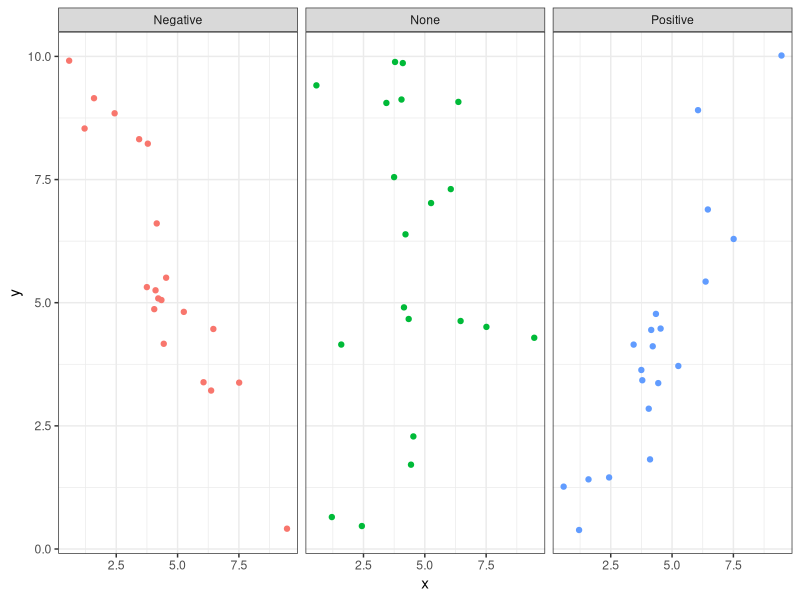
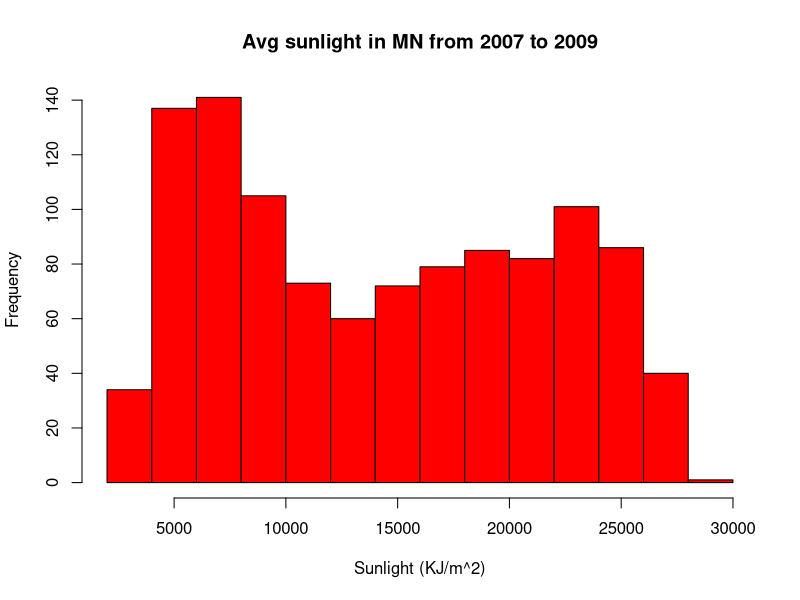
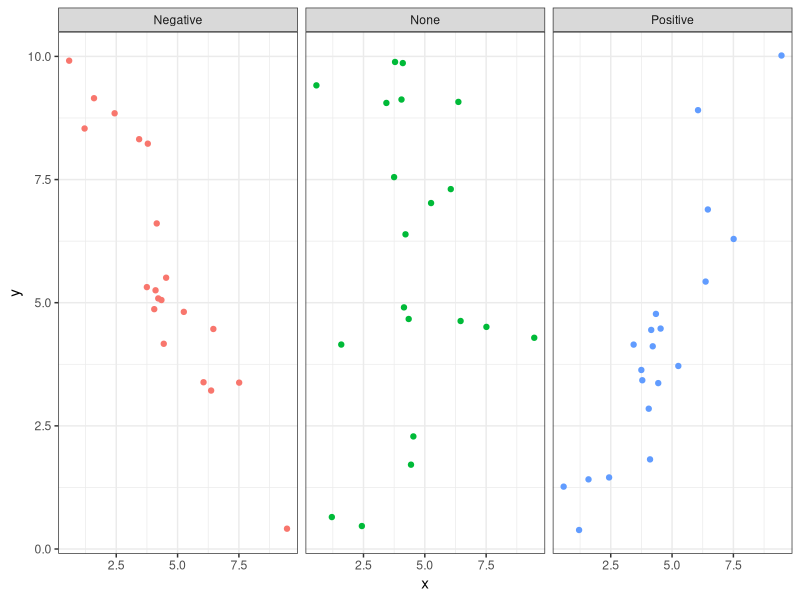

Here is the R script that generated these plots, in order:
require(ggplot2)

setwd(dirname(sys.frame(1)$ofile))

# Sunlight histogram
sun <- read.csv('data/sunlight data.csv', 
                header=TRUE, stringsAsFactors = FALSE)

sunlight <- sun$Avg.Daily.Sunlight

png('ch02_sunlight_hist.png',
    width=475, height=300)

hist(sunlight, breaks = 10,
     main = "Avg sunlight in MN from 2007 to 2009",
     xlab = "Sunlight (KJ/m^2)",
     col="red")

dev.off()


# Scatterplot and correlation
x <- runif(20, 0, 10)

y.pos <- x + rnorm(20)
y.none <- runif(20, 0, 10)
y.neg <- 10 - x + rnorm(20)

sp.df <- data.frame(x = rep(x,3), 
                    y = c(y.pos, y.none, y.neg), 
                    Correlation = factor(c(rep("Positive",20), rep("None",20), rep("Negative",20) )))

g.sp <- ggplot(sp.df, aes(x=x, y=y, color=Correlation))
g.sp <- g.sp + geom_point(shape=19)
g.sp <- g.sp + facet_grid(. ~ Correlation)
g.sp <- g.sp + theme_bw() + guides(color=FALSE)

g.sp
ggsave('ch02_scatter_cor.png', width=4.5, height=2.5, units = "in")
